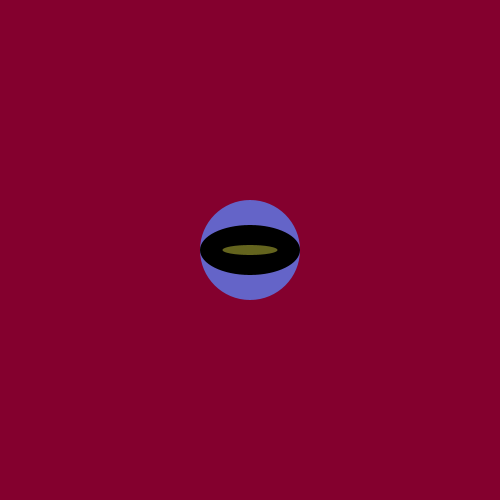
Frame 1 (no input)
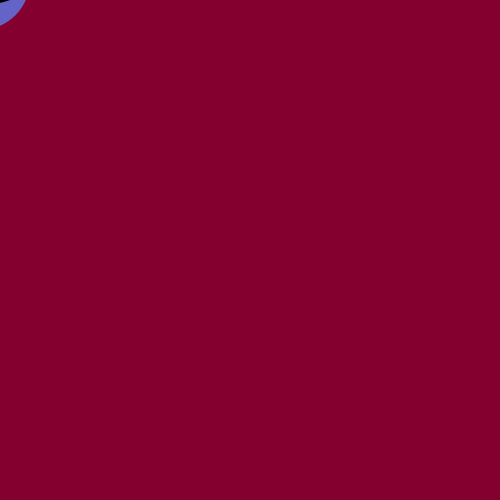
Frame 60 (the mouse pressed at the canvas centre just before this capture)
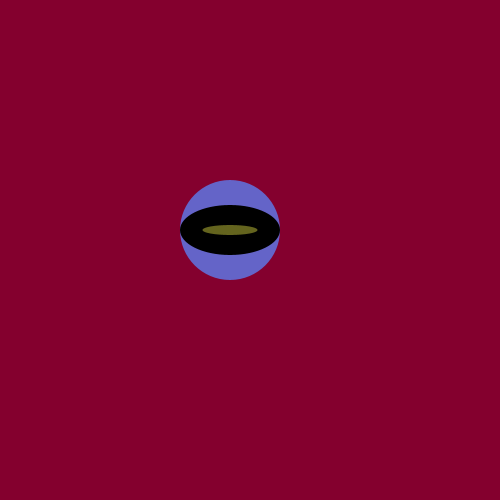
Frame 120 (the mouse held since frame 60 and released just before this capture)

The Processing sketch that drew these frames (run headless with seeded random() and noise(); from frame 60 on, the mouse is pressed at the canvas centre):

// Processing sketch: processing_53633
// ── processing_53633.pde


SpaceShip p;

void setup () {
  background(132,0,46);
    fill(255,255,0);
    size(500,500);
    p = new SpaceShip ();
}

void draw () {
  background(132,0,46);

  p.displaySpaceShip();
 
  p.move ();
 
  
}


//-------------------Object--------------------

class SpaceShip {

 float x = width/2;
 float y = height/2;

 
 void move () {
  x = mouseX-20;
  y = mouseY-20;
}
 


void displaySpaceShip () {
   fill(100,100,200);
   noStroke();
   ellipse(x, y, 100, 100);

  smooth ();
  float p = 185;
  float m = 163;
  float r = 55;
  float q = 50;
  fill(0);
  ellipse(x, y, 100, q);

  fill(100,100,30);
  ellipse (x,y,55,10);
}

}
